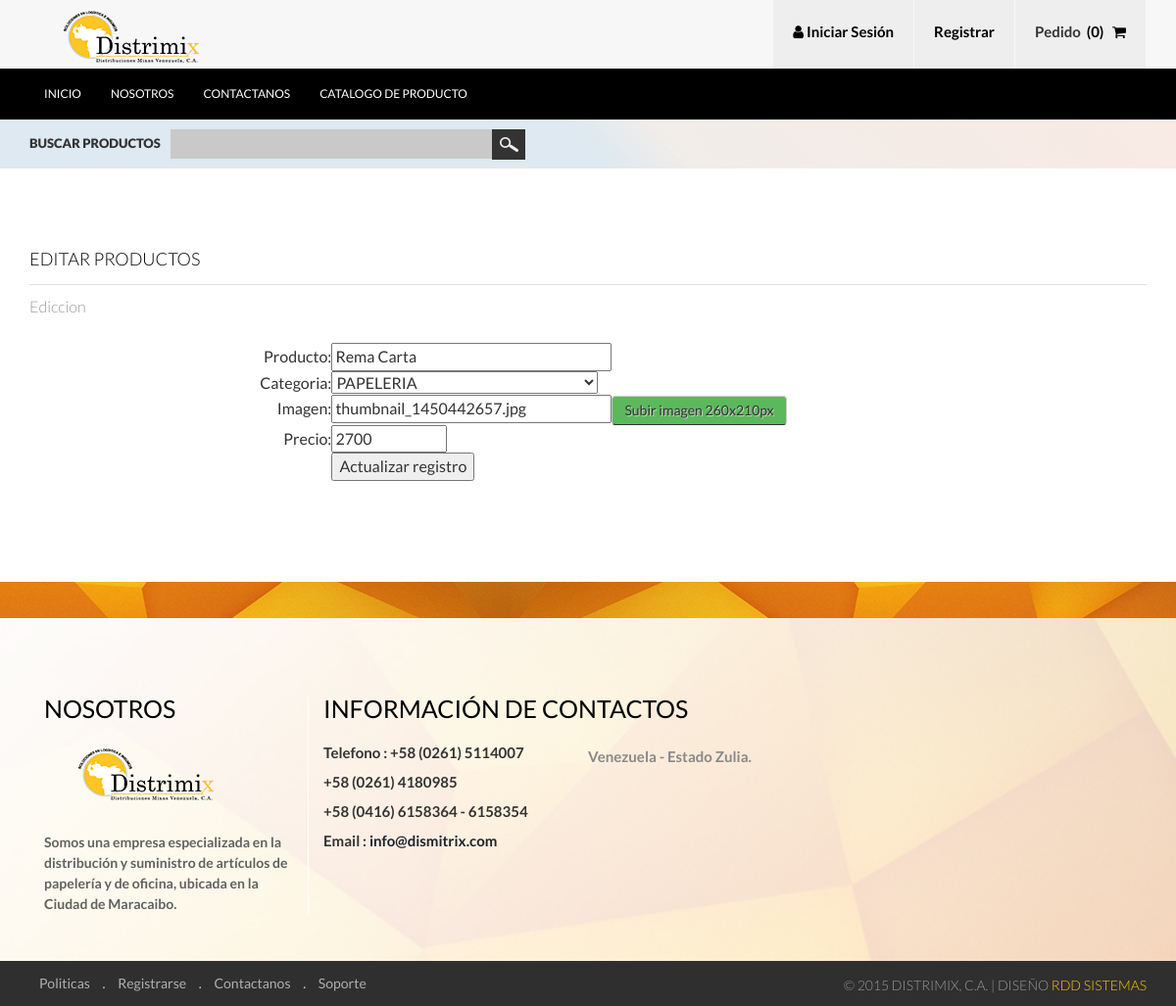
Page /producto_edit.php?idreg=13 on the committed database.
### tables this page shows
CREATE TABLE IF NOT EXISTS `producto` (
  `id` int(11) NOT NULL AUTO_INCREMENT,
  `producto` varchar(50) NOT NULL,
  `categoria` int(4) NOT NULL,
  `imagen` varchar(100) NOT NULL,
  `precio` varchar(10) NOT NULL,
  `stok` int(10) NOT NULL,
  PRIMARY KEY (`id`)
);

### producto_edit.php (the view, shortened to what this page needs)
<?php require_once('Connections/master.php'); ?>
<?php
if (!function_exists("GetSQLValueString")) {
function GetSQLValueString($theValue, $theType, $theDefinedValue = "", $theNotDefinedValue = "")
{
  $theValue = function_exists("mysql_real_escape_string") ? mysql_real_escape_string($theValue) : mysql_escape_string($theValue);
  switch ($theType) {
    case "long":
    case "int":
      $theValue = ($theValue != "") ? intval($theValue) : "NULL";
      break;
  }
  return $theValue;
}
}
$editFormAction = $_SERVER['PHP_SELF'];
if (isset($_SERVER['QUERY_STRING'])) {
  $editFormAction .= "?" . htmlentities($_SERVER['QUERY_STRING']);
}
$var_prod = "0";
if (isset($_GET["idreg"])) {
  $var_prod = $_GET["idreg"];
}
$query_prod = sprintf("SELECT * FROM  producto WHERE producto.id=%s", GetSQLValueString($var_prod, "int"));
$prod = mysql_query($query_prod, $master) or die(mysql_error());
$row_prod = mysql_fetch_assoc($prod);
$query_cat = "SELECT * FROM categoria";
$cat = mysql_query($query_cat, $master) or die(mysql_error());
$row_cat = mysql_fetch_assoc($cat);
?>
<!DOCTYPE HTML>
<html>
<head>
<link rel="stylesheet" href="https://maxcdn.bootstrapcdn.com/font-awesome/4.4.0/css/font-awesome.min.css">
<link href="css/bootstrap.css" rel='stylesheet' type='text/css' />
<link href="css/style.css" rel='stylesheet' type='text/css' />
</head>
<body>
<div class="header">
	<div class="header_top">
		<div class="container">
			<div class="logo">
				<a href="index.php"><img src="images/logo.png" alt=""/></a>
			</div>
			<ul class="shopping_grid">
			  <?php if(isset($_SESSION['MM_Username']))
			  {
				  ?>
				      <a><li><i class="fa fa-user"></i> Usuario : <?php echo strtoupper($_SESSION['MM_nombre']) ?></li></a>
                      <a href="logout.php"><li>Cerrar Session</li></a>
                      <?php }else{?>
		      <a href="login.php"><li><i class="fa fa-user"></i> Iniciar Sesi&oacute;n</li></a>
              <a href="registro.php"><li>Registrar</li></a>
              <?php }?>
<?php         if (isset($_SESSION['carro'])) { ?>
               <a href="#"><li><span class="m_1">Pedido</span>&nbsp;&nbsp;(<?php echo  count($_SESSION['carro']) ;?>) &nbsp; <i class="fa fa-shopping-cart"></i></li></a>
              <?php  }else{?>
			      <a href="#"><li><span class="m_1">Pedido</span>&nbsp;&nbsp;(0) &nbsp; <i class="fa fa-shopping-cart"></i></li></a>
			  <?php }	  ?>
			</ul>
		    <div class="clearfix"> </div>
		</div>
	</div>
	<div class="h_menu4">
		<div class="container">
				<ul class="nav">
					<li><a href="index.php" data-hover="Inicio">Inicio</a></li>
					<li><a href="nosotros.php" data-hover="Nosotros">Nosotros</a></li>
					<li><a href="contactanos.php" data-hover="Contactanos">Contactanos</a></li>
					<li><a href="catalogo.php" data-hover="Catalogo de Producto">Catalogo de Producto</a></li>
				 </ul>
	      </div>
     </div>
</div>
<div class="column_center">
  <div class="container">
	<div class="search">
	  <div class="stay">Buscar Productos</div>
	  <div class="stay_right">
		  <input type="text" value="" onfocus="this.value = '';" onblur="if (this.value == '') {this.value = '';}">
		  <input type="submit" value="">
	  </div>
	  <div class="clearfix"> </div>
	</div>
  </div>
</div>
<div class="about">
    <div class="container">
         <div class="register">
		  	  <h4 class="title">eDITAR pRODUCTOS</h4>
		  	  <p class="cart">Ediccion</p>
		  	  <p class="cart">&nbsp;</p>
              <form method="post" name="form1" action="<?php echo $editFormAction; ?>">
                <table width="883" align="center">
                  <tr valign="baseline">
                    <td width="72" align="right" nowrap>Producto:</td>
                    <td width="259"><input type="text" name="producto" value="<?php echo htmlentities($row_prod['producto']); ?>" size="32"></td>
                  </tr>
                  <tr valign="baseline">
                    <td nowrap align="right">Categoria:</td>
                    <td><select name="categoria">
                      <?php
do {
?>
                      <option value="<?php echo $row_cat['id']?>" <?php if (!(strcmp($row_cat['id'], htmlentities($row_prod['categoria'], ENT_COMPAT, 'utf-8')))) {echo "SELECTED";} ?>><?php echo $row_cat['categoria']?></option>
                      <?php
} while ($row_cat = mysql_fetch_assoc($cat));
?>
                    </select></td>
                  <tr>
                  <tr valign="baseline">
                    <td nowrap align="right">Imagen:</td>
                    <td><input type="text" name="imagen" value="<?php echo htmlentities($row_prod['imagen']); ?>" size="32"><input type="button" class="btn btn-success btn-md " name="button" id="button" value="Subir imagen 260x210px" onclick="javascript:subirimagen();"/></td>
                  </tr>
                  <tr valign="baseline">
                    <td nowrap align="right">Precio:</td>
                    <td><input type="number" step="0.01" name="precio" value="<?php echo htmlentities($row_prod['precio']); ?>" size="32" min="0" max="1000000" required /></td>
                  </tr>
                  <tr valign="baseline">
                    <td nowrap align="right">&nbsp;</td>
                    <td><input type="submit" value="Actualizar registro"></td>
                  </tr>
                </table>
           </form>
              <p>&nbsp;</p>
         </div>
	</div>
</div>
<div class="footer_bg">
</div>
<div class="footer">
	<div class="container">
		<div class="col-md-3 f_grid1">
			<h3>Nosotros</h3>
			<a href="#"><img src="images/logo.png" alt=""/></a>
			<p>Somos una empresa especializada en la distribuci&oacute;n y suministro de art&iacute;culos de papeler&iacute;a y de oficina, ubicada en la Ciudad de Maracaibo.</p>
		</div>
		<div class="col-md-6 f_grid3">
			<h3>Informaci&oacute;n de Contactos</h3>
			<ul class="list">
				<li><p>Telefono : +58 (0261) 5114007</p></li>
				<li><p>+58 (0261) 4180985</p></li>
                <li><p>+58 (0416) 6158364 - 6158354</p></li>
				<li><p>Email : <a href="mailto:info(at)dismitrix.com"> info@dismitrix.com</a></p></li>
			</ul>
			<ul class="list1">
				<li><p>Venezuela - Estado Zulia.</p></li>
			</ul>
			<div class="clearfix"> </div>
		</div>
	</div>
</div>
<div class="footer_bottom">
       	<div class="container">
       		<div class="cssmenu">
				<ul>
					<li class="active"><a href="">Politicas</a></li> .
					<li><a href="">Registrarse</a></li> .
					<li><a href="">Contactanos</a></li> .
					<li><a href="">Soporte</a></li>
				</ul>
			</div>
			<div class="copy">
			    <p>&copy;  2015 Distrimix, C.A. | Diseño <a href="http://rddsistemas.com" target="_blank">RdD Sistemas</a></p>
		    </div>
		    <div class="clearfix"> </div>
       	</div>
</div>
</body>
</html>

### css/style.css (style rules this page uses)
h4, h5, h6, h1, h2, h3 { margin-top: 0; }
ul, ol { margin: 0; }
p { margin: 0; }
html, body { font-family: 'Lato', sans-serif; font-size: 100%; background:#fff; }
body a { transition: 0.5s all; -webkit-transition: 0.5s all; -o-transition: 0.5s all; -ms-transition: 0.5s all; -moz-transition: 0.5s all; }
.header_top { background:#f7f7f7; }
.logo { float:left; margin-top:8px; }
ul.shopping_grid { padding:0; margin:0; list-style:none; float:right; }
ul.shopping_grid li { float: left; background: #eee; padding: 25px 20px 0; border-right: 1px solid #f7f7f7; font: 600 15px/15px 'Lato', sans-serif; min-height: 70px; color:#000; }
span.m_1 { color: #333; }
.h_menu4 { background:#000; padding:20px 0; }
.nav { list-style: none; *zoom: 1; }
.nav:before, .nav:after { content: " "; display: table; }
.nav:after { clear: both; }
.nav li a { display: block; margin:0px 15px; color:#fff; font: 400 12px/12px 'Lato', sans-serif; text-transform:uppercase; -webkit-transition: all 0.3s ease-out; -moz-transition: all 0.3s ease-out; -ms-transition: all 0.3s ease-out; -o-transition: all 0.3s ease-out; transition: all 0.3s ease-out; text-decoration: none; padding:0; }
.nav li:nth-child(1) { margin:0 }
.nav li { position: relative; }
.nav > li { float:left; }
.column_center { background: #dee9f1; background: -moz-linear-gradient(45deg, #dee9f1 50%, #f1ede9 57%, #f9eae4 100%); background: -webkit-gradient(linear, left bottom, right top, color-stop(50%,#dee9f1), color-stop(57%,#f1ede9), color-stop(100%,#f9eae4)); background: -webkit-linear-gradient(45deg, #dee9f1 50%,#f1ede9 57%,#f9eae4 100%); background: -o-linear-gradient(45deg, #dee9f1 50%,#f1ede9 57%,#f9eae4 100%); background: -ms-linear-gradient(45deg, #dee9f1 50%,#f1ede9 57%,#f9eae4 100%); background: linear-gradient(45deg, #dee9f1 50%,#f1ede9 57%,#f9eae4 100%); filter: progid:DXImageTransform.Microsoft.gradient( startColorstr='#dee9f1', endColorstr='#f9eae4',GradientType=1 ); padding:10px 0; }
.search { position: relative; }
.stay { float: left; font: 800 13px/13px 'Lato', sans-serif; margin: 8px 10px 0 0; text-transform:uppercase; color: #333; }
.stay_right { float: left; width:40%; }
.search input[type="text"] { padding:7px 10px; outline: none; color: #fff; background:#c9c9c9; border: none; width:72%; line-height: 1.5em; font: 500 13px/13px 'Lato', sans-serif; }
.search input[type="submit"] { background: url('../images/search.png') no-repeat 6px 5px #333; padding: 4px 17px; border: none; cursor: pointer; position: absolute; outline: none; }
ul { padding: 0; list-style: none; }
.btn { display: inline-block; padding: 4px 12px; margin-bottom: 0; font-size: 14px; text-align: center; vertical-align: middle; cursor: pointer; color: #333; text-shadow: 1px 1px 0px #cccccc; border: 1px solid #ccc; border-bottom-color: #333; }
.footer_bg { background: url(../images/footer_bg.jpg) no-repeat center top; min-height:37px; }
.footer { background: url(../images/bg.jpg) no-repeat center top; -webkit-background-size: cover; -moz-background-size: cover; -o-background-size: cover; background-size: cover; min-height:350px; padding:5em 0 0; }
.f_grid1 h3, .f_grid3 h3 { color:#000; font: 400 25px/25px Lato, sans-serif; text-transform:uppercase; margin-bottom:1em; }
.f_grid1 p { color: #616161; font: 700 14px/14px 'Lato', sans-serif; line-height: 1.5em; margin-top: 2em; }
.f_grid1 { border-right: 1px solid #fff; }
ul.list { padding:0; margin:0; list-style:none; float:left; width: 50%; }
ul.list li { margin-bottom:15px; }
ul.list li p { margin:0; font: 700 15px/15px 'Lato', sans-serif; }
ul.list1 { overflow:hidden; margin:0; padding:0; list-style:none; }
ul.list1 li p { margin:0; font: 700 15px/15px 'Lato', sans-serif; color:#888; line-height:1.5em; }
.footer_bottom { background:#2f2f2f; padding: 1em 0; }
.cssmenu { float: left; color: #cfcfcf; font:500 14px/14px 'Lato', sans-serif; }
.cssmenu ul li { display: inline-block; }
.cssmenu ul li a { color:#afafaf; display: block; margin:0 10px; }
.copy { float: right; margin-top:8px; }
.copy p { color: #999; font:300 14px/1px 'Lato', sans-serif; text-transform:uppercase; }
.copy p a { color: #FC0; }
.about { padding:5em 0; }
h4.title { color: #000; margin-bottom: 0.5em; font: 300 18px/25px Lato, sans-serif; text-transform: uppercase; border-bottom: 1px solid #DFDDDD; padding-bottom: 13px; }
p.cart { color: #999; line-height: 1.8em; font: 300 16px/25px Lato, sans-serif; }

### rows in the picture
producto: producto "Rema Carta", imagen "thumbnail_1450442657.jpg", precio "2700"

### other values in the picture
form field categoria "PAPELERIA"
